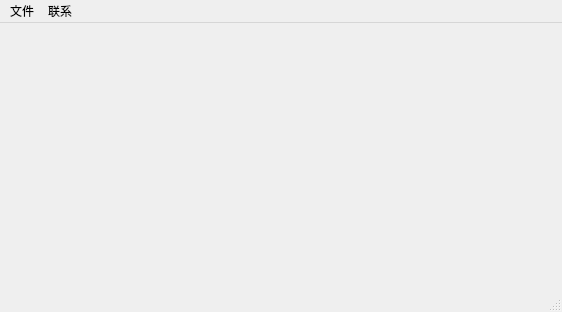
<?xml version="1.0" encoding="UTF-8"?>
<ui version="4.0">
 <class>MainWindow</class>
 <widget class="QMainWindow" name="MainWindow">
  <property name="geometry">
   <rect>
    <x>0</x>
    <y>0</y>
    <width>562</width>
    <height>312</height>
   </rect>
  </property>
  <property name="windowTitle">
   <string>菜单栏</string>
  </property>
  <widget class="QWidget" name="centralwidget"/>
  <widget class="QMenuBar" name="menubar">
   <property name="geometry">
    <rect>
     <x>0</x>
     <y>0</y>
     <width>562</width>
     <height>27</height>
    </rect>
   </property>
   <widget class="QMenu" name="menu">
    <property name="title">
     <string>文件</string>
    </property>
    <addaction name="openAction"/>
    <addaction name="saveAction"/>
    <addaction name="exitAction"/>
   </widget>
   <widget class="QMenu" name="menu_2">
    <property name="title">
     <string>联系</string>
    </property>
    <addaction name="action_2"/>
    <addaction name="action_5"/>
    <addaction name="action_6"/>
   </widget>
   <addaction name="menu"/>
   <addaction name="menu_2"/>
  </widget>
  <widget class="QStatusBar" name="statusbar"/>
  <action name="openAction">
   <property name="checkable">
    <bool>false</bool>
   </property>
   <property name="enabled">
    <bool>true</bool>
   </property>
   <property name="icon">
    <iconset>
     <normalon>:/menu/pic/gmail.png</normalon>
    </iconset>
   </property>
   <property name="text">
    <string>打开</string>
   </property>
   <property name="shortcut">
    <string>Ctrl+Q</string>
   </property>
   <property name="priority">
    <enum>QAction::NormalPriority</enum>
   </property>
  </action>
  <action name="action_2">
   <property name="icon">
    <iconset>
     <normalon>:/menu/pic/share.png</normalon>
    </iconset>
   </property>
   <property name="text">
    <string>分享</string>
   </property>
  </action>
  <action name="saveAction">
   <property name="text">
    <string>保存</string>
   </property>
  </action>
  <action name="exitAction">
   <property name="text">
    <string>退出</string>
   </property>
  </action>
  <action name="action_5">
   <property name="icon">
    <iconset>
     <normalon>:/menu/pic/think.png</normalon>
    </iconset>
   </property>
   <property name="text">
    <string>定位</string>
   </property>
  </action>
  <action name="action_6">
   <property name="icon">
    <iconset>
     <normalon>:/menu/pic/windows.png</normalon>
    </iconset>
   </property>
   <property name="text">
    <string>视窗</string>
   </property>
  </action>
 </widget>
 <resources>
  <include location="icon.qrc"/>
 </resources>
 <connections/>
</ui>
